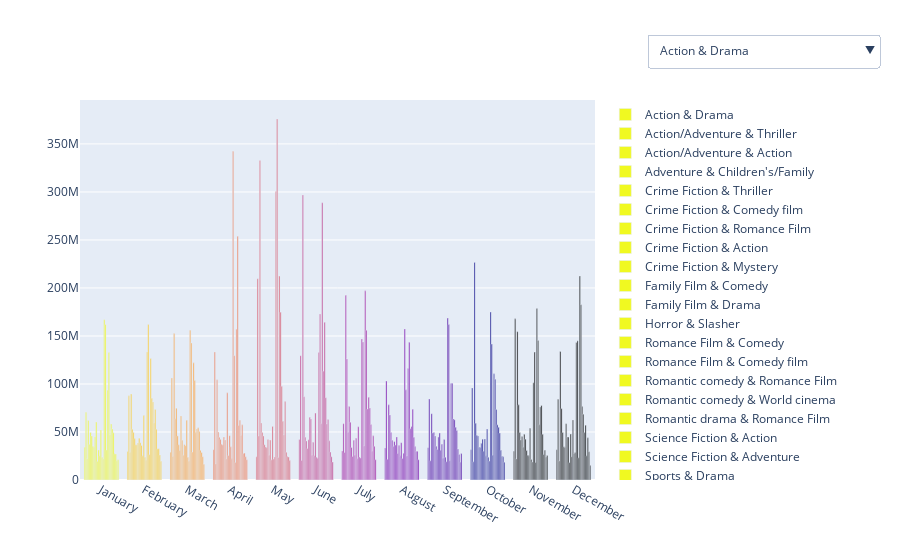

The notebook cell saved with this chart:
### Markdown cell above
Now that we separated the month and day from the movie release date, we can plot analysis using them :

### Code cell
# Calculate mean revenue for each genre pair
genre_pair_mean_revenue = df_mov1.groupby(['Main_genre', 'Sec_Genre'])['Movie_revenue'].mean().reset_index()

# Merge this mean revenue with the original df_mov1 on 'Main_genre' and 'Sec_Genre'
df_mov1 = df_mov1.merge(genre_pair_mean_revenue, on=['Main_genre', 'Sec_Genre'], suffixes=('', '_mean'))

# Fill NaN values in 'Movie_revenue' with the mean revenue of the genre pairs
df_mov1['Movie_revenue'] = df_mov1['Movie_revenue'].fillna(df_mov1['Movie_revenue_mean'])

# Drop the auxiliary 'Movie_revenue_mean' as it's no longer needed after the NaN values are filled
df_mov1.drop(columns=['Movie_revenue_mean'], inplace=True)

# Drop rows where either 'Main_genre' or 'Secondary_Genre' is NaN
df_genre_pairs = df_mov1.dropna(subset=['Main_genre', 'Sec_Genre'])

# Drop rows where either 'Main_genre' or 'Secondary_Genre' is 'Short Film'
df_genre_pairs = df_genre_pairs[(df_genre_pairs['Main_genre'] != 'Short Film') & (df_genre_pairs['Sec_Genre'] != 'Short Film')]

month_dict = {
    1: "January", 2: "February", 3: "March", 4: "April", 5: "May", 6: "June",
    7: "July", 8: "August", 9: "September", 10: "October", 11: "November", 12: "December"
}

# Create the 'genre_pairs_aggregated' DataFrame with 'count' and 'mean_revenue' as columns
genre_pairs_aggregated = df_genre_pairs.groupby(['Main_genre', 'Sec_Genre']).agg(
    count=('Wiki_ID', 'size'), 
    mean_revenue=('Movie_revenue', 'mean')
).reset_index()

top_30_genre_pairs = genre_pairs_aggregated[genre_pairs_aggregated['count'] >= 150].sort_values(by='mean_revenue', ascending=False).head(30)

# Sort the top_30_genre_pairs list alphabetically by main genre only# 'top_30_genre_pairs' would be a DataFrame here, you need to extract the genre pairs as a list of tuples
top_30_genre_pairs_list = top_30_genre_pairs[['Main_genre', 'Sec_Genre']].values.tolist()

# Then, sort the list of tuples based on the main genre
top_30_genre_pairs_sorted_by_main_genre = sorted(top_30_genre_pairs_list, key=lambda x: x[0])

# Create an empty subplot
fig = make_subplots(rows=1, cols=1, shared_yaxes=True)

# Loop through each of the top 30 genre pairs
for main_genre, secondary_genre in top_30_genre_pairs_sorted_by_main_genre:
    pair_data = df_mov1[(df_mov1['Main_genre'] == main_genre) & (df_mov1['Sec_Genre'] == secondary_genre)]
    month_mean_revenues = pair_data.groupby('Month_of_release')['Movie_revenue'].mean().reset_index()
    month_mean_revenues['Month_of_release'] = month_mean_revenues['Month_of_release'].replace(month_dict)

    trace = go.Bar(x=month_mean_revenues['Month_of_release'],
                   y=month_mean_revenues['Movie_revenue'],
                   name=f"{main_genre} & {secondary_genre}",
                   opacity=1,
                   marker_color=px.colors.sequential.Plasma_r)

    fig.add_trace(trace)

# Create dropdown menu to switch between the sorted genre pairs
dropdown = []
for i, (main_genre, secondary_genre) in enumerate(top_30_genre_pairs_sorted_by_main_genre):
    # Each trace corresponds to a genre pair
    # For each button, only the corresponding trace should be visible
    visibility = [False] * len(top_30_genre_pairs_sorted_by_main_genre)
    visibility[i] = True  # Only the current trace is visible
    
    option = dict(label=f"{main_genre} & {secondary_genre}",
                  method='update',
                  args=[{'visible': visibility},
                        {'title': f'Mean Box Office Revenues by Month of Release for {main_genre} & {secondary_genre}'}])
    dropdown.append(option)

# Update layout with the sorted dropdown
fig.update_layout(
    updatemenus=[dict(
        type='dropdown',
        showactive=True,
        buttons=dropdown,  # Use the sorted dropdown list here
        direction="down",
        pad={"r": 10, "t": 10},
        x=1.1,
        xanchor="left",
        y=1.2,
        yanchor="top"
    )],
    # ... (keep the rest of your layout configuration as is)
)

# Update to ensure that the first genre pair from the sorted list is set as the default visible trace
fig.data[0].visible = True  # This assumes the first trace in fig corresponds to the first pair in the sorted list

fig.show()

### Figure 1 — Plotly figure (JSON) as saved in the notebook; plotly's stock layout.template omitted (floating-point values rounded to 4 significant figures)
{"data": [{"marker": {"color": ["#f0f921", "#fdca26", "#fb9f3a", "#ed7953", "#d8576b", "#bd3786", "#9c179e", "#7201a8", "#46039f", "#0d0887"]}, "name": "Action & Drama", "opacity": 1, "type": "bar", "visible": true, "x": ["January", "February", "March", "April", "May", "June", "July", "August", "September", "October", "November", "December"], "y": [34140000.0, 29730000.0, 28980000.0, 31600000.0, 24250000.0, 42240000.0, 30330000.0, 33410000.0, 33710000.0, 31600000.0, 29890000.0, 31600000.0]}, {"marker": {"color": ["#f0f921", "#fdca26", "#fb9f3a", "#ed7953", "#d8576b", "#bd3786", "#9c179e", "#7201a8", "#46039f", "#0d0887"]}, "name": "Action/Adventure & Thriller", "opacity": 1, "type": "bar", "x": ["January", "February", "March", "April", "May", "June", "July", "August", "September", "October", "November", "December"], "y": [70550000.0, 87670000.0, 106300000.0, 133400000.0, 209700000.0, 129500000.0, 58660000.0, 103200000.0, 84480000.0, 95930000.0, 167800000.0, 84210000.0]}, {"marker": {"color": ["#f0f921", "#fdca26", "#fb9f3a", "#ed7953", "#d8576b", "#bd3786", "#9c179e", "#7201a8", "#46039f", "#0d0887"]}, "name": "Action/Adventure & Action", "opacity": 1, "type": "bar", "x": ["January", "February", "March", "April", "May", "June", "July", "August", "September", "October", "November", "December"], "y": [21990000.0, 28610000.0, 24580000.0, 16530000.0, 45750000.0, 20440000.0, 28650000.0, 21480000.0, 20080000.0, 18970000.0, 21990000.0, 19780000.0]}, {"marker": {"color": ["#f0f921", "#fdca26", "#fb9f3a", "#ed7953", "#d8576b", "#bd3786", "#9c179e", "#7201a8", "#46039f", "#0d0887"]}, "name": "Adventure & Children's/Family", "opacity": 1, "type": "bar", "x": ["January", "February", "March", "April", "May", "June", "July", "August", "September", "October", "November", "December"], "y": [62050000.0, 89490000.0, 152500000.0, 104400000.0, 332800000.0, 296800000.0, 192400000.0, 78290000.0, 69120000.0, 226600000.0, 154500000.0, 133900000.0]}, {"marker": {"color": ["#f0f921", "#fdca26", "#fb9f3a", "#ed7953", "#d8576b", "#bd3786", "#9c179e", "#7201a8", "#46039f", "#0d0887"]}, "name": "Crime Fiction & Thriller", "opacity": 1, "type": "bar", "x": ["January", "February", "March", "April", "May", "June", "July", "August", "September", "October", "November", "December"], "y": [37190000.0, 52930000.0, 63680000.0, 49900000.0, 59230000.0, 86800000.0, 126100000.0, 67800000.0, 48880000.0, 59160000.0, 78260000.0, 74360000.0]}, {"marker": {"color": ["#f0f921", "#fdca26", "#fb9f3a", "#ed7953", "#d8576b", "#bd3786", "#9c179e", "#7201a8", "#46039f", "#0d0887"]}, "name": "Crime Fiction & Comedy film", "opacity": 1, "type": "bar", "x": ["January", "February", "March", "April", "May", "June", "July", "August", "September", "October", "November", "December"], "y": [49490000.0, 49490000.0, 74840000.0, 44620000.0, 49490000.0, 44460000.0, 49490000.0, 49490000.0, 49490000.0, 46630000.0, 49490000.0, 49490000.0]}, {"marker": {"color": ["#f0f921", "#fdca26", "#fb9f3a", "#ed7953", "#d8576b", "#bd3786", "#9c179e", "#7201a8", "#46039f", "#0d0887"]}, "name": "Crime Fiction & Romance Film", "opacity": 1, "type": "bar", "x": ["January", "February", "March", "April", "May", "June", "July", "August", "September", "October", "November", "December"], "y": [45940000.0, 43090000.0, 45940000.0, 42330000.0, 45940000.0, 40750000.0, 76500000.0, 41370000.0, 45940000.0, 45940000.0, 41740000.0, 34590000.0]}, {"marker": {"color": ["#f0f921", "#fdca26", "#fb9f3a", "#ed7953", "#d8576b", "#bd3786", "#9c179e", "#7201a8", "#46039f", "#0d0887"]}, "name": "Crime Fiction & Action", "opacity": 1, "type": "bar", "x": ["January", "February", "March", "April", "May", "June", "July", "August", "September", "October", "November", "December"], "y": [35110000.0, 36720000.0, 36720000.0, 37180000.0, 36720000.0, 32790000.0, 60270000.0, 34800000.0, 35120000.0, 34110000.0, 45300000.0, 33830000.0]}, {"marker": {"color": ["#f0f921", "#fdca26", "#fb9f3a", "#ed7953", "#d8576b", "#bd3786", "#9c179e", "#7201a8", "#46039f", "#0d0887"]}, "name": "Crime Fiction & Mystery", "opacity": 1, "type": "bar", "x": ["January", "February", "March", "April", "May", "June", "July", "August", "September", "October", "November", "December"], "y": [34220000.0, 36360000.0, 30640000.0, 36360000.0, 34280000.0, 41950000.0, 33860000.0, 40010000.0, 31860000.0, 33720000.0, 34120000.0, 58670000.0]}, {"marker": {"color": ["#f0f921", "#fdca26", "#fb9f3a", "#ed7953", "#d8576b", "#bd3786", "#9c179e", "#7201a8", "#46039f", "#0d0887"]}, "name": "Family Film & Comedy", "opacity": 1, "type": "bar", "x": ["January", "February", "March", "April", "May", "June", "July", "August", "September", "October", "November", "December"], "y": [44830000.0, 38430000.0, 66530000.0, 44830000.0, 33650000.0, 65400000.0, 24540000.0, 36410000.0, 44830000.0, 38160000.0, 47610000.0, 44830000.0]}, {"marker": {"color": ["#f0f921", "#fdca26", "#fb9f3a", "#ed7953", "#d8576b", "#bd3786", "#9c179e", "#7201a8", "#46039f", "#0d0887"]}, "name": "Family Film & Drama", "opacity": 1, "type": "bar", "x": ["January", "February", "March", "April", "May", "June", "July", "August", "September", "October", "November", "December"], "y": [60300000.0, 43560000.0, 41340000.0, 41710000.0, 42210000.0, 63450000.0, 41462637, 44890000.0, 48970000.0, 42520000.0, 42550000.0, 44680000.0]}, {"marker": {"color": ["#f0f921", "#fdca26", "#fb9f3a", "#ed7953", "#d8576b", "#bd3786", "#9c179e", "#7201a8", "#46039f", "#0d0887"]}, "name": "Horror & Slasher", "opacity": 1, "type": "bar", "x": ["January", "February", "March", "April", "May", "June", "July", "August", "September", "October", "November", "December"], "y": [19430000.0, 38870000.0, 25760000.0, 21770000.0, 25760000.0, 25760000.0, 25760000.0, 27640000.0, 30940000.0, 30020000.0, 30660000.0, 18160000.0]}, {"marker": {"color": ["#f0f921", "#fdca26", "#fb9f3a", "#ed7953", "#d8576b", "#bd3786", "#9c179e", "#7201a8", "#46039f", "#0d0887"]}, "name": "Romance Film & Comedy", "opacity": 1, "type": "bar", "x": ["January", "February", "March", "April", "May", "June", "July", "August", "September", "October", "November", "December"], "y": [31300000.0, 35950000.0, 36650000.0, 90820000.0, 41550000.0, 39200000.0, 43350000.0, 35820000.0, 37110000.0, 42630000.0, 25820000.0, 47790000.0]}, {"marker": {"color": ["#f0f921", "#fdca26", "#fb9f3a", "#ed7953", "#d8576b", "#bd3786", "#9c179e", "#7201a8", "#46039f", "#0d0887"]}, "name": "Romance Film & Comedy film", "opacity": 1, "type": "bar", "x": ["January", "February", "March", "April", "May", "June", "July", "August", "September", "October", "November", "December"], "y": [25180000.0, 25180000.0, 35740000.0, 25500000.0, 21030000.0, 25180000.0, 22110000.0, 25180000.0, 22720000.0, 25180000.0, 25180000.0, 24260000.0]}, {"marker": {"color": ["#f0f921", "#fdca26", "#fb9f3a", "#ed7953", "#d8576b", "#bd3786", "#9c179e", "#7201a8", "#46039f", "#0d0887"]}, "name": "Romantic comedy & Romance Film", "opacity": 1, "type": "bar", "x": ["January", "February", "March", "April", "May", "June", "July", "August", "September", "October", "November", "December"], "y": [51980000.0, 67090000.0, 62250000.0, 46180000.0, 55830000.0, 69760000.0, 55490000.0, 38890000.0, 42170000.0, 53120000.0, 53840000.0, 62430000.0]}, {"marker": {"color": ["#f0f921", "#fdca26", "#fb9f3a", "#ed7953", "#d8576b", "#bd3786", "#9c179e", "#7201a8", "#46039f", "#0d0887"]}, "name": "Romantic comedy & World cinema", "opacity": 1, "type": "bar", "x": ["January", "February", "March", "April", "May", "June", "July", "August", "September", "October", "November", "December"], "y": [23810000.0, 23810000.0, 23810000.0, 34530000.0, 21860000.0, 23810000.0, 23810000.0, 22460000.0, 23810000.0, 23810000.0, 21320000.0, 27620000.0]}, {"marker": {"color": ["#f0f921", "#fdca26", "#fb9f3a", "#ed7953", "#d8576b", "#bd3786", "#9c179e", "#7201a8", "#46039f", "#0d0887"]}, "name": "Romantic drama & Romance Film", "opacity": 1, "type": "bar", "x": ["January", "February", "March", "April", "May", "June", "July", "August", "September", "October", "November", "December"], "y": [21770000.0, 20450000.0, 19530000.0, 22020000.0, 23840000.0, 22770000.0, 22890000.0, 27880000.0, 19040000.0, 19820000.0, 18800000.0, 28550000.0]}, {"marker": {"color": ["#f0f921", "#fdca26", "#fb9f3a", "#ed7953", "#d8576b", "#bd3786", "#9c179e", "#7201a8", "#46039f", "#0d0887"]}, "name": "Science Fiction & Action", "opacity": 1, "type": "bar", "x": ["January", "February", "March", "April", "May", "June", "July", "August", "September", "October", "November", "December"], "y": [166900000.0, 133400000.0, 156100000.0, 342500000.0, 300400000.0, 132800000.0, 146900000.0, 157400000.0, 168600000.0, 175100000.0, 101300000.0, 143300000.0]}, {"marker": {"color": ["#f0f921", "#fdca26", "#fb9f3a", "#ed7953", "#d8576b", "#bd3786", "#9c179e", "#7201a8", "#46039f", "#0d0887"]}, "name": "Science Fiction & Adventure", "opacity": 1, "type": "bar", "x": ["January", "February", "March", "April", "May", "June", "July", "August", "September", "October", "November", "December"], "y": [161900000.0, 161900000.0, 142800000.0, 129500000.0, 376000000.0, 172800000.0, 143800000.0, 93920000.0, 161900000.0, 141600000.0, 133200000.0, 144900000.0]}, {"marker": {"color": ["#f0f921", "#fdca26", "#fb9f3a", "#ed7953", "#d8576b", "#bd3786", "#9c179e", "#7201a8", "#46039f", "#0d0887"]}, "name": "Sports & Drama", "opacity": 1, "type": "bar", "x": ["January", "February", "March", "April", "May", "June", "July", "August", "September", "October", "November", "December"], "y": [31300000.0, 26480000.0, 29170000.0, 18280000.0, 23480000.0, 58630000.0, 35360000.0, 25030000.0, 20060000.0, 25660000.0, 18180000.0, 23150000.0]}, {"marker": {"color": ["#f0f921", "#fdca26", "#fb9f3a", "#ed7953", "#d8576b", "#bd3786", "#9c179e", "#7201a8", "#46039f", "#0d0887"]}, "name": "Thriller & Science Fiction", "opacity": 1, "type": "bar", "x": ["January", "February", "March", "April", "May", "June", "July", "August", "September", "October", "November", "December"], "y": [93430000.0, 126500000.0, 122000000.0, 157100000.0, 212400000.0, 288800000.0, 197000000.0, 116100000.0, 100500000.0, 110600000.0, 178700000.0, 212500000.0]}, {"marker": {"color": ["#f0f921", "#fdca26", "#fb9f3a", "#ed7953", "#d8576b", "#bd3786", "#9c179e", "#7201a8", "#46039f", "#0d0887"]}, "name": "Thriller & Action Thrillers", "opacity": 1, "type": "bar", "x": ["January", "February", "March", "April", "May", "June", "July", "August", "September", "October", "November", "December"], "y": [132800000.0, 85250000.0, 103600000.0, 253900000.0, 174800000.0, 113400000.0, 156000000.0, 143600000.0, 100800000.0, 105000000.0, 145300000.0, 182600000.0]}, {"marker": {"color": ["#f0f921", "#fdca26", "#fb9f3a", "#ed7953", "#d8576b", "#bd3786", "#9c179e", "#7201a8", "#46039f", "#0d0887"]}, "name": "Thriller & Action/Adventure", "opacity": 1, "type": "bar", "x": ["January", "February", "March", "April", "May", "June", "July", "August", "September", "October", "November", "December"], "y": [46780000.0, 81120000.0, 49350000.0, 56870000.0, 97700000.0, 164400000.0, 73980000.0, 53450000.0, 63620000.0, 73500000.0, 57540000.0, 76440000.0]}, {"marker": {"color": ["#f0f921", "#fdca26", "#fb9f3a", "#ed7953", "#d8576b", "#bd3786", "#9c179e", "#7201a8", "#46039f", "#0d0887"]}, "name": "Thriller & Crime Fiction", "opacity": 1, "type": "bar", "x": ["January", "February", "March", "April", "May", "June", "July", "August", "September", "October", "November", "December"], "y": [58370000.0, 59290000.0, 53230000.0, 62320000.0, 61150000.0, 85750000.0, 86120000.0, 55690000.0, 62730000.0, 57500000.0, 76140000.0, 68580000.0]}, {"marker": {"color": ["#f0f921", "#fdca26", "#fb9f3a", "#ed7953", "#d8576b", "#bd3786", "#9c179e", "#7201a8", "#46039f", "#0d0887"]}, "name": "Thriller & Horror", "opacity": 1, "type": "bar", "x": ["January", "February", "March", "April", "May", "June", "July", "August", "September", "October", "November", "December"], "y": [53180000.0, 73410000.0, 54350000.0, 46320000.0, 46980000.0, 58420000.0, 74950000.0, 73790000.0, 55060000.0, 54910000.0, 77590000.0, 49390000.0]}, {"marker": {"color": ["#f0f921", "#fdca26", "#fb9f3a", "#ed7953", "#d8576b", "#bd3786", "#9c179e", "#7201a8", "#46039f", "#0d0887"]}, "name": "Thriller & Mystery", "opacity": 1, "type": "bar", "x": ["January", "February", "March", "April", "May", "June", "July", "August", "September", "October", "November", "December"], "y": [49160000.0, 52820000.0, 50410000.0, 57450000.0, 81640000.0, 63090000.0, 57820000.0, 44650000.0, 51650000.0, 48950000.0, 47540000.0, 57080000.0]}, {"marker": {"color": ["#f0f921", "#fdca26", "#fb9f3a", "#ed7953", "#d8576b", "#bd3786", "#9c179e", "#7201a8", "#46039f", "#0d0887"]}, "name": "Thriller & Crime Thriller", "opacity": 1, "type": "bar", "x": ["January", "February", "March", "April", "May", "June", "July", "August", "September", "October", "November", "December"], "y": [27240000.0, 32460000.0, 30920000.0, 27490000.0, 28870000.0, 40810000.0, 29910000.0, 34780000.0, 32280000.0, 30900000.0, 26590000.0, 25160000.0]}, {"marker": {"color": ["#f0f921", "#fdca26", "#fb9f3a", "#ed7953", "#d8576b", "#bd3786", "#9c179e", "#7201a8", "#46039f", "#0d0887"]}, "name": "Thriller & Drama", "opacity": 1, "type": "bar", "x": ["January", "February", "March", "April", "May", "June", "July", "August", "September", "October", "November", "December"], "y": [27040000.0, 32630000.0, 28750000.0, 28080000.0, 24380000.0, 29040000.0, 46030000.0, 29720000.0, 26560000.0, 24700000.0, 30970000.0, 43930000.0]}, {"marker": {"color": ["#f0f921", "#fdca26", "#fb9f3a", "#ed7953", "#d8576b", "#bd3786", "#9c179e", "#7201a8", "#46039f", "#0d0887"]}, "name": "Thriller & Action", "opacity": 1, "type": "bar", "x": ["January", "February", "March", "April", "May", "June", "July", "August", "September", "October", "November", "December"], "y": [19980000.0, 25960000.0, 24230000.0, 24230000.0, 23990000.0, 24230000.0, 35030000.0, 29840000.0, 18400000.0, 24230000.0, 23920000.0, 29480000.0]}, {"marker": {"color": ["#f0f921", "#fdca26", "#fb9f3a", "#ed7953", "#d8576b", "#bd3786", "#9c179e", "#7201a8", "#46039f", "#0d0887"]}, "name": "Thriller & World cinema", "opacity": 1, "type": "bar", "x": ["January", "February", "March", "April", "May", "June", "July", "August", "September", "October", "November", "December"], "y": [21160000.0, 19400000.0, 16430000.0, 21160000.0, 20210000.0, 18810000.0, 21160000.0, 21160000.0, 27540000.0, 18510000.0, 25480000.0, 14990000.0]}], "layout": {"autosize": true, "updatemenus": [{"buttons": [{"args": [{"visible": [true, false, false, false, false, false, false, false, false, false, false, false, false, false, false, false, false, false, false, false, false, false, false, false, false, false, false, false, false, false]}, {"title": "Mean Box Office Revenues by Month of Release for Action & Drama"}], "label": "Action & Drama", "method": "update"}, {"args": [{"visible": [false, true, false, false, false, false, false, false, false, false, false, false, false, false, false, false, false, false, false, false, false, false, false, false, false, false, false, false, false, false]}, {"title": "Mean Box Office Revenues by Month of Release for Action/Adventure & Thriller"}], "label": "Action/Adventure & Thriller", "method": "update"}, {"args": [{"visible": [false, false, true, false, false, false, false, false, false, false, false, false, false, false, false, false, false, false, false, false, false, false, false, false, false, false, false, false, false, false]}, {"title": "Mean Box Office Revenues by Month of Release for Action/Adventure & Action"}], "label": "Action/Adventure & Action", "method": "update"}, {"args": [{"visible": [false, false, false, true, false, false, false, false, false, false, false, false, false, false, false, false, false, false, false, false, false, false, false, false, false, false, false, false, false, false]}, {"title": "Mean Box Office Revenues by Month of Release for Adventure & Children's/Family"}], "label": "Adventure & Children's/Family", "method": "update"}, {"args": [{"visible": [false, false, false, false, true, false, false, false, false, false, false, false, false, false, false, false, false, false, false, false, false, false, false, false, false, false, false, false, false, false]}, {"title": "Mean Box Office Revenues by Month of Release for Crime Fiction & Thriller"}], "label": "Crime Fiction & Thriller", "method": "update"}, {"args": [{"visible": [false, false, false, false, false, true, false, false, false, false, false, false, false, false, false, false, false, false, false, false, false, false, false, false, false, false, false, false, false, false]}, {"title": "Mean Box Office Revenues by Month of Release for Crime Fiction & Comedy film"}], "label": "Crime Fiction & Comedy film", "method": "update"}, {"args": [{"visible": [false, false, false, false, false, false, true, false, false, false, false, false, false, false, false, false, false, false, false, false, false, false, false, false, false, false, false, false, false, false]}, {"title": "Mean Box Office Revenues by Month of Release for Crime Fiction & Romance Film"}], "label": "Crime Fiction & Romance Film", "method": "update"}, {"args": [{"visible": [false, false, false, false, false, false, false, true, false, false, false, false, false, false, false, false, false, false, false, false, false, false, false, false, false, false, false, false, false, false]}, {"title": "Mean Box Office Revenues by Month of Release for Crime Fiction & Action"}], "label": "Crime Fiction & Action", "method": "update"}, {"args": [{"visible": [false, false, false, false, false, false, false, false, true, false, false, false, false, false, false, false, false, false, false, false, false, false, false, false, false, false, false, false, false, false]}, {"title": "Mean Box Office Revenues by Month of Release for Crime Fiction & Mystery"}], "label": "Crime Fiction & Mystery", "method": "update"}, {"args": [{"visible": [false, false, false, false, false, false, false, false, false, true, false, false, false, false, false, false, false, false, false, false, false, false, false, false, false, false, false, false, false, false]}, {"title": "Mean Box Office Revenues by Month of Release for Family Film & Comedy"}], "label": "Family Film & Comedy", "method": "update"}, {"args": [{"visible": [false, false, false, false, false, false, false, false, false, false, true, false, false, false, false, false, false, false, false, false, false, false, false, false, false, false, false, false, false, false]}, {"title": "Mean Box Office Revenues by Month of Release for Family Film & Drama"}], "label": "Family Film & Drama", "method": "update"}, {"args": [{"visible": [false, false, false, false, false, false, false, false, false, false, false, true, false, false, false, false, false, false, false, false, false, false, false, false, false, false, false, false, false, false]}, {"title": "Mean Box Office Revenues by Month of Release for Horror & Slasher"}], "label": "Horror & Slasher", "method": "update"}, {"args": [{"visible": [false, false, false, false, false, false, false, false, false, false, false, false, true, false, false, false, false, false, false, false, false, false, false, false, false, false, false, false, false, false]}, {"title": "Mean Box Office Revenues by Month of Release for Romance Film & Comedy"}], "label": "Romance Film & Comedy", "method": "update"}, {"args": [{"visible": [false, false, false, false, false, false, false, false, false, false, false, false, false, true, false, false, false, false, false, false, false, false, false, false, false, false, false, false, false, false]}, {"title": "Mean Box Office Revenues by Month of Release for Romance Film & Comedy film"}], "label": "Romance Film & Comedy film", "method": "update"}, {"args": [{"visible": [false, false, false, false, false, false, false, false, false, false, false, false, false, false, true, false, false, false, false, false, false, false, false, false, false, false, false, false, false, false]}, {"title": "Mean Box Office Revenues by Month of Release for Romantic comedy & Romance Film"}], "label": "Romantic comedy & Romance Film", "method": "update"}, {"args": [{"visible": [false, false, false, false, false, false, false, false, false, false, false, false, false, false, false, true, false, false, false, false, false, false, false, false, false, false, false, false, false, false]}, {"title": "Mean Box Office Revenues by Month of Release for Romantic comedy & World cinema"}], "label": "Romantic comedy & World cinema", "method": "update"}, {"args": [{"visible": [false, false, false, false, false, false, false, false, false, false, false, false, false, false, false, false, true, false, false, false, false, false, false, false, false, false, false, false, false, false]}, {"title": "Mean Box Office Revenues by Month of Release for Romantic drama & Romance Film"}], "label": "Romantic drama & Romance Film", "method": "update"}, {"args": [{"visible": [false, false, false, false, false, false, false, false, false, false, false, false, false, false, false, false, false, true, false, false, false, false, false, false, false, false, false, false, false, false]}, {"title": "Mean Box Office Revenues by Month of Release for Science Fiction & Action"}], "label": "Science Fiction & Action", "method": "update"}, {"args": [{"visible": [false, false, false, false, false, false, false, false, false, false, false, false, false, false, false, false, false, false, true, false, false, false, false, false, false, false, false, false, false, false]}, {"title": "Mean Box Office Revenues by Month of Release for Science Fiction & Adventure"}], "label": "Science Fiction & Adventure", "method": "update"}, {"args": [{"visible": [false, false, false, false, false, false, false, false, false, false, false, false, false, false, false, false, false, false, false, true, false, false, false, false, false, false, false, false, false, false]}, {"title": "Mean Box Office Revenues by Month of Release for Sports & Drama"}], "label": "Sports & Drama", "method": "update"}, {"args": [{"visible": [false, false, false, false, false, false, false, false, false, false, false, false, false, false, false, false, false, false, false, false, true, false, false, false, false, false, false, false, false, false]}, {"title": "Mean Box Office Revenues by Month of Release for Thriller & Science Fiction"}], "label": "Thriller & Science Fiction", "method": "update"}, {"args": [{"visible": [false, false, false, false, false, false, false, false, false, false, false, false, false, false, false, false, false, false, false, false, false, true, false, false, false, false, false, false, false, false]}, {"title": "Mean Box Office Revenues by Month of Release for Thriller & Action Thrillers"}], "label": "Thriller & Action Thrillers", "method": "update"}, {"args": [{"visible": [false, false, false, false, false, false, false, false, false, false, false, false, false, false, false, false, false, false, false, false, false, false, true, false, false, false, false, false, false, false]}, {"title": "Mean Box Office Revenues by Month of Release for Thriller & Action/Adventure"}], "label": "Thriller & Action/Adventure", "method": "update"}, {"args": [{"visible": [false, false, false, false, false, false, false, false, false, false, false, false, false, false, false, false, false, false, false, false, false, false, false, true, false, false, false, false, false, false]}, {"title": "Mean Box Office Revenues by Month of Release for Thriller & Crime Fiction"}], "label": "Thriller & Crime Fiction", "method": "update"}, {"args": [{"visible": [false, false, false, false, false, false, false, false, false, false, false, false, false, false, false, false, false, false, false, false, false, false, false, false, true, false, false, false, false, false]}, {"title": "Mean Box Office Revenues by Month of Release for Thriller & Horror"}], "label": "Thriller & Horror", "method": "update"}, {"args": [{"visible": [false, false, false, false, false, false, false, false, false, false, false, false, false, false, false, false, false, false, false, false, false, false, false, false, false, true, false, false, false, false]}, {"title": "Mean Box Office Revenues by Month of Release for Thriller & Mystery"}], "label": "Thriller & Mystery", "method": "update"}, {"args": [{"visible": [false, false, false, false, false, false, false, false, false, false, false, false, false, false, false, false, false, false, false, false, false, false, false, false, false, false, true, false, false, false]}, {"title": "Mean Box Office Revenues by Month of Release for Thriller & Crime Thriller"}], "label": "Thriller & Crime Thriller", "method": "update"}, {"args": [{"visible": [false, false, false, false, false, false, false, false, false, false, false, false, false, false, false, false, false, false, false, false, false, false, false, false, false, false, false, true, false, false]}, {"title": "Mean Box Office Revenues by Month of Release for Thriller & Drama"}], "label": "Thriller & Drama", "method": "update"}, {"args": [{"visible": [false, false, false, false, false, false, false, false, false, false, false, false, false, false, false, false, false, false, false, false, false, false, false, false, false, false, false, false, true, false]}, {"title": "Mean Box Office Revenues by Month of Release for Thriller & Action"}], "label": "Thriller & Action", "method": "update"}, {"args": [{"visible": [false, false, false, false, false, false, false, false, false, false, false, false, false, false, false, false, false, false, false, false, false, false, false, false, false, false, false, false, false, true]}, {"title": "Mean Box Office Revenues by Month of Release for Thriller & World cinema"}], "label": "Thriller & World cinema", "method": "update"}], "direction": "down", "pad": {"r": 10, "t": 10}, "showactive": true, "type": "dropdown", "x": 1.1, "xanchor": "left", "y": 1.2, "yanchor": "top"}], "xaxis": {"anchor": "y", "autorange": true, "domain": [0, 1], "range": [-0.5, 11.5], "type": "category"}, "yaxis": {"anchor": "x", "autorange": true, "domain": [0, 1], "range": [0, 395800000.0], "type": "linear"}}}
